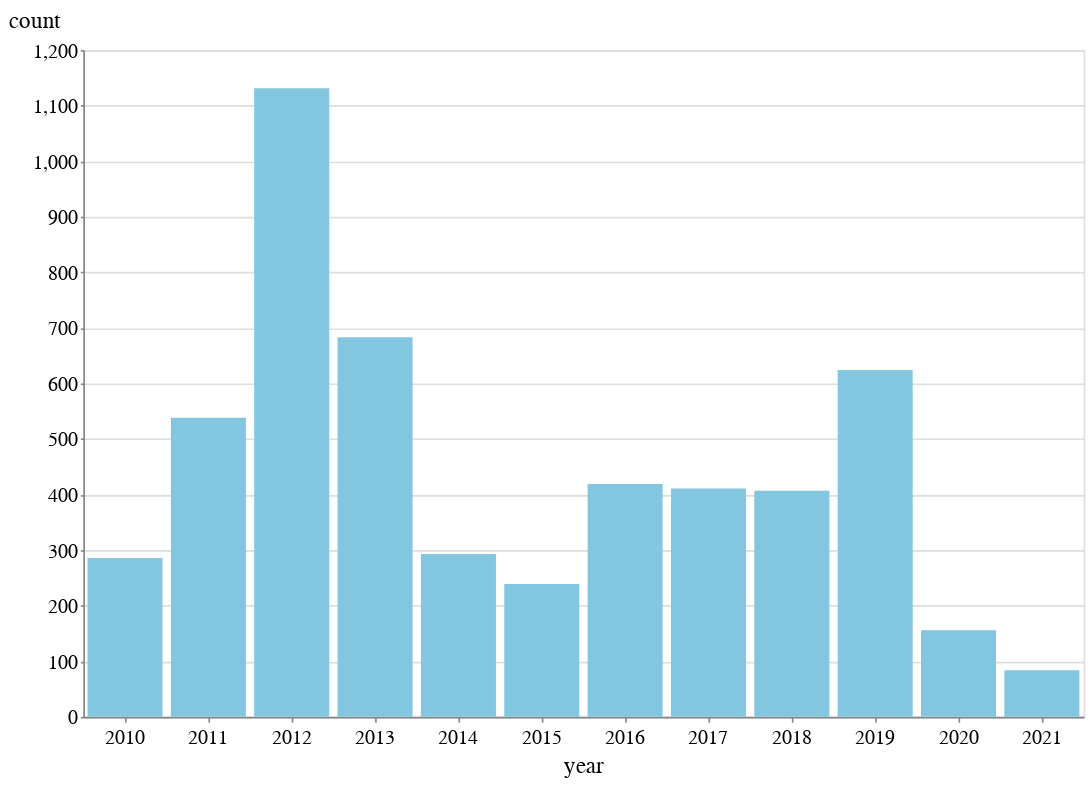

The code cell stored with this chart in its notebook:
### Code cell
alt.Chart(places_time_grouped).mark_bar().encode(x="year", y="count").properties(
    width=600, height=400
)

### Figure 1 — Vega-Lite specification as saved in the notebook (floating-point values rounded to 4 significant figures)
{"config": {"view": {"width": 800, "height": 450}, "background": "#ffffff", "title": {"anchor": "start", "font": "BentonGothic-Bold, sans", "fontColor": "#000000", "fontSize": 22, "fontWeight": "normal"}, "arc": {"fill": "#82c6df"}, "area": {"fill": "#82c6df"}, "line": {"stroke": "#82c6df", "strokeWidth": 3}, "path": {"stroke": "#82c6df"}, "rect": {"fill": "#82c6df"}, "shape": {"stroke": "#82c6df"}, "bar": {"fill": "#82c6df"}, "point": {"stroke": "#82c6df"}, "symbol": {"fill": "#82c6df", "size": 30}, "axis": {"titleFont": "BentonGothic-Bold, sans", "titleFontSize": 14, "titleFontWeight": "normal", "labelFont": "BentonGothic, sans", "labelFontSize": 12, "labelFontWeight": "normal"}, "axisX": {"labelAngle": 0, "labelPadding": 4, "tickSize": 3}, "axisY": {"labelBaseline": "middle", "maxExtent": 45, "minExtent": 45, "tickSize": 2, "titleAlign": "left", "titleAngle": 0, "titleX": -45, "titleY": -11}, "legend": {"titleFont": "BentonGothic-Bold, sans", "titleFontSize": 14, "titleFontWeight": "normal", "symbolType": "square", "labelFont": "BentonGothic, sans", "labelFontSize": 13}, "range": {"category": ["#3580b1", "#ec8431", "#ab7fb4", "#c89d29", "#adc839", "#829eb1"], "diverging": ["#e68a4f", "#f4bb6a", "#f9e39c", "#dadfe2", "#a6b7c6", "#849eae"], "heatmap": ["#fbf2c7", "#f9e39c", "#f8d36e", "#f4bb6a", "#e68a4f", "#d15a40", "#ab4232"], "ordinal": ["#fbf2c7", "#f9e39c", "#f8d36e", "#f4bb6a", "#e68a4f", "#d15a40", "#ab4232"], "ramp": ["#fbf2c7", "#f9e39c", "#f8d36e", "#f4bb6a", "#e68a4f", "#d15a40", "#ab4232"]}}, "data": {"name": "data-b85ba73bf8e2e8bbddfb5e1ac4359225"}, "mark": "bar", "encoding": {"x": {"type": "nominal", "field": "year"}, "y": {"type": "quantitative", "field": "count"}}, "height": 400, "width": 600, "$schema": "https://vega.github.io/schema/vega-lite/v4.8.1.json", "datasets": {"data-b85ba73bf8e2e8bbddfb5e1ac4359225": [{"year": "2010", "count": 286}, {"year": "2011", "count": 538}, {"year": "2012", "count": 1131}, {"year": "2013", "count": 683}, {"year": "2014", "count": 293}, {"year": "2015", "count": 239}, {"year": "2016", "count": 419}, {"year": "2017", "count": 411}, {"year": "2018", "count": 407}, {"year": "2019", "count": 624}, {"year": "2020", "count": 156}, {"year": "2021", "count": 84}]}}
